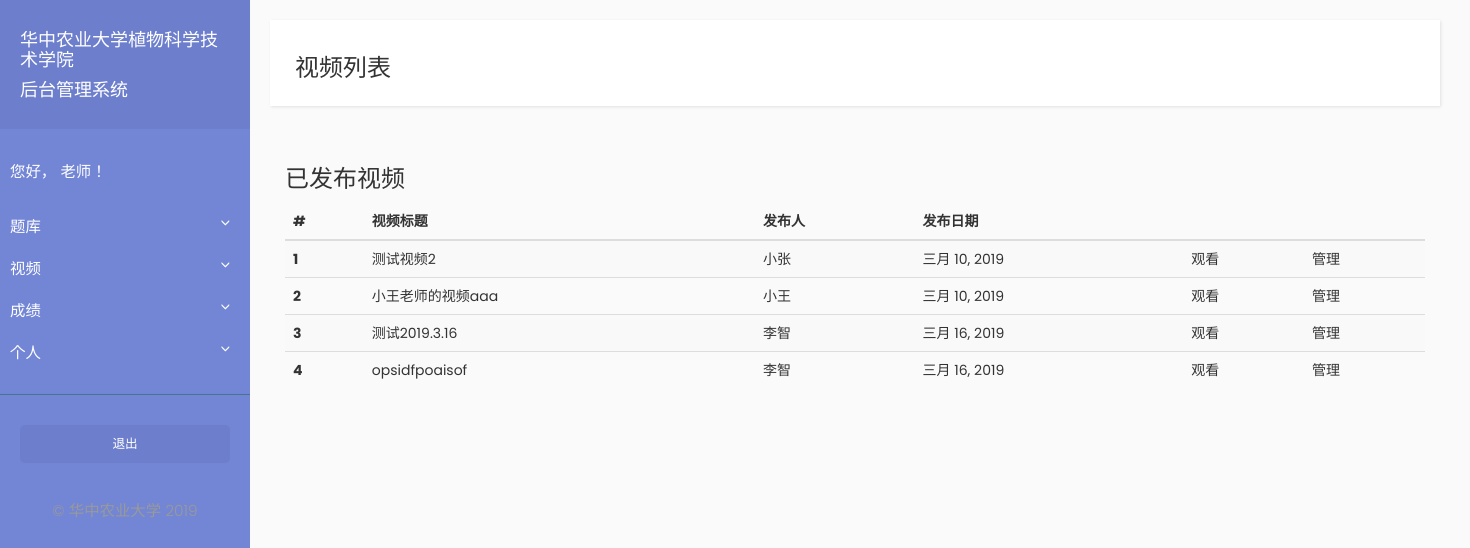
Screenshot of /video/video_list with the database file from the repository.
### Video/models.py (models this page shows)
class Video(models.Model):
    title = models.CharField(max_length=255)
    teacher = models.ForeignKey(Teacher, on_delete=models.SET_NULL, null=True)
    upload_date = models.DateField(auto_now=True)
    video = models.FileField(upload_to=user_directory_path)

### Teacher/models.py (models this page shows, shortened)
class Teacher(models.Model):
    user = models.OneToOneField(User, on_delete=models.CASCADE)
    name = models.CharField(max_length=10)

### Video/views.py (the view)
# urls.py: path('video_list', views.video_list, name='video_list'),
def video_list(request):
    videos = Video.objects.all()
    context = {'videos': videos}
    return render(request, 'video/video_list.html', context=context)

### Video/templates/video/video_list.html (shortened to what this page needs)
{% extends "teacher/base.html" %}
{% block title_block %}
<h3>视频列表</h3>
{% endblock %}
{% block content_block%}
<div class="container">
    <h3>已发布视频</h3>
    <table class="table table-striped">
        <thead>
            <tr>
                <th scope="col">#</th>
                <th scope="col">视频标题</th>
                <th scope="col">发布人</th>
                <th scope="col">发布日期</th>
                <th scope="col"></th>
                <th scope="col"></th>
            </tr>
        </thead>
        <tbody>
            {% for video in videos %}
                <tr>
                    <th scope="row">{{ forloop.counter }}</th>
                    <td>{{ video.title }}</td>
                    <td>{{ video.teacher.name }}</td>
                    <td>{{ video.upload_date|date }}</td>
                    <td><a href="{% url 'video:video_play' video.pk %}">观看</a></td>
                    <td><a href="{% url 'video:video_manage' video.pk %}">管理</a></td>
                </tr>
            {% endfor %}
        </tbody>
    </table>
</div>
{% endblock %}

### Basic/static/basic/css/sidebar.css (style rules this page uses)
body { font-family: 'Poppins', sans-serif; background: #fafafa; }
a, a:hover, a:focus { color: inherit; text-decoration: none; transition: all 0.3s; }

### rows the page displays
Video: title "测试视频2", teacher.name "小张", upload_date "三月 10, 2019"
Video: title "小王老师的视频aaa", teacher.name "小王", upload_date "三月 10, 2019"
Video: title "测试2019.3.16", teacher.name "李智", upload_date "三月 16, 2019"
Video: title "opsidfpoaisof", teacher.name "李智", upload_date "三月 16, 2019"
